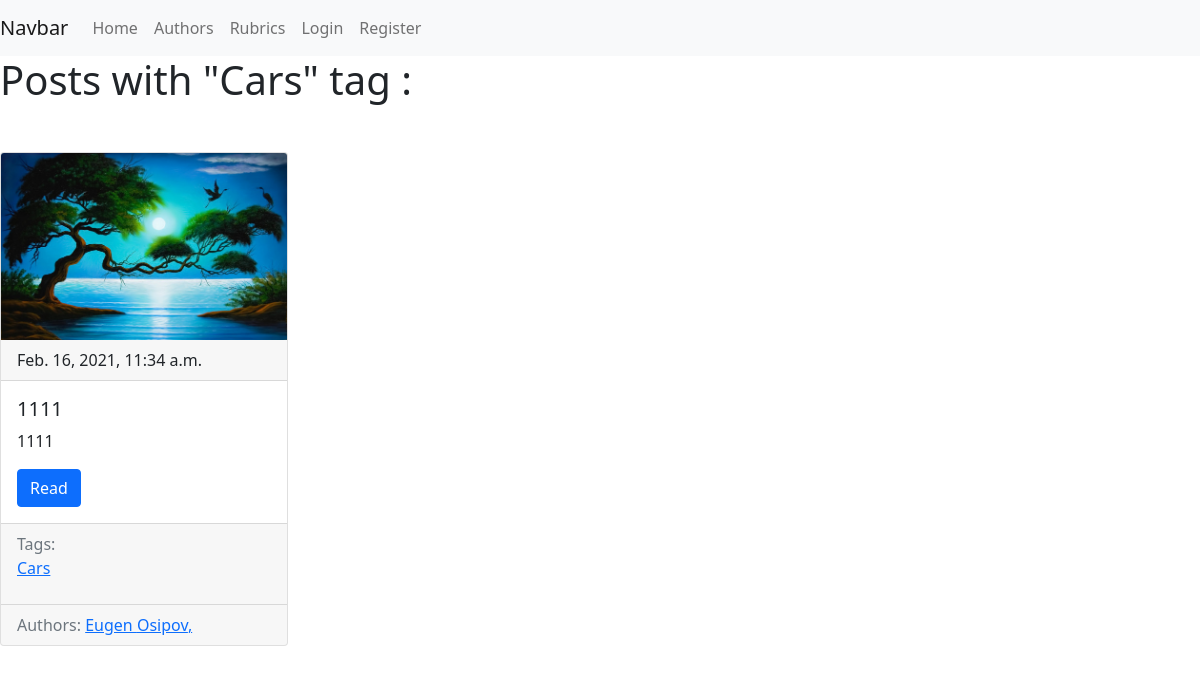
The page /rubric/cars-1612894103 on the database as committed earlier.
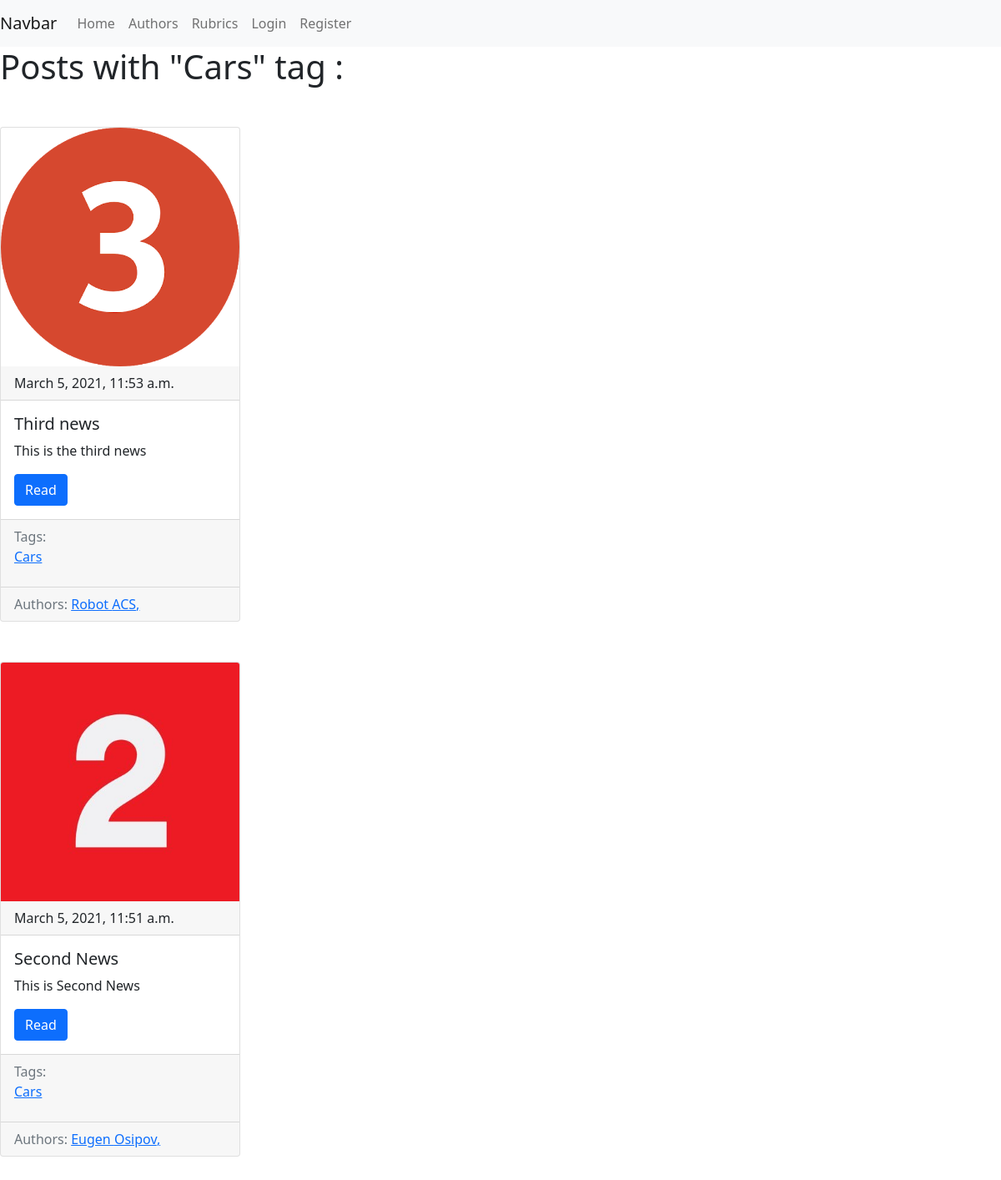
The same page on the database as committed later.
### engine/models.py (models this page shows, shortened)
class Rubrics(models.Model):
	title = models.CharField(unique=True, max_length=150,verbose_name='Название рубрики')
	slug = models.SlugField(unique=True, blank=True)
	def __str__(self):
		return self.title
	class Meta:
		ordering = ['title']
		verbose_name = 'Рубрика'
		verbose_name_plural = 'Рубрики'

class News(models.Model):
	title = models.CharField(max_length=150, verbose_name='Название новости')
	body = models.TextField(blank=True, verbose_name='Текст новости')
	slug = models.SlugField(unique=True, blank=True)
	pub_time = models.DateTimeField(auto_now_add=True)
	image = models.ImageField(blank=True, verbose_name='Фото')
	rubric = models.ManyToManyField('Rubrics', blank=True, related_name='news')
	authors = models.ManyToManyField('Authors', blank=False, related_name='authors_of_news')
	def get_absolute_url(self):
		return reverse('post_detail_url', kwargs={'slug': self.slug})
	class Meta:
		verbose_name = 'Новость'
		verbose_name_plural = 'Новости'
		ordering = ['-pub_time']

class Authors(models.Model):
	name = models.CharField(max_length=150, unique=True, verbose_name='Имя')
	surname = models.CharField(max_length=150, unique=True, verbose_name='Фамилия')
	age = models.IntegerField(verbose_name='Возраст')
	email = models.EmailField(max_length=254, verbose_name='E-Mail')
	photo = models.ImageField(upload_to='profile_photos', verbose_name='Фото профиля')
	slug = models.SlugField(unique=True, blank=True, allow_unicode=True, editable=False)
	def get_absolute_url(self):
		return reverse('author_detail_url',kwargs={'slug':self.slug})
	class Meta:
		verbose_name = 'Автор'
		verbose_name_plural = 'Авторы'
		ordering = ['name']

### engine/views.py (the view)
# urls.py: path('rubric/<str:slug>', RubricDetailView.as_view(), name='rubric_detail_url'),
class RubricDetailView(DetailView):
	model = Rubrics
	template = 'rubrics_detail.html'
	context_object_name = 'rubrics'
	def get_context_data(self, **kwargs):
		print(self.get_object())
		context = super().get_context_data()
		context['model'] = self.get_object()
		context['show'] = True # Отображать Update и Delete в админ панели или нет
		return context

### engine/templates/engine/rubrics_detail.html (shortened to what this page needs)
{% extends 'engine/base_news.html' %}
{% block content %}
	<h1 class="mb-5">Posts with "{{ rubrics.title|title }}" tag :</h1>
	{% for post in rubrics.news.all %}
		{% include 'engine/includes/news_card_template.html' %}
	{% endfor %}
{% endblock %}

### engine/templates/engine/base_news.html (shortened to what this page needs)
{% extends 'base.html' %}

### templates/base.html (shortened to what this page needs)
{% load static %}
<!DOCTYPE html>
<html>
<head>
	<link rel="stylesheet" type="text/css" href="{% static 'css/styles.css' %}">
  <link href="https://cdn.jsdelivr.net/npm/bootstrap@5.0.0-beta2/dist/css/bootstrap.min.css" rel="stylesheet">
</head>
<body>
<nav class="navbar navbar-expand-lg navbar-light bg-light">
  <a class="navbar-brand" href="#">Navbar</a>
  <div class="collapse navbar-collapse" id="navbarNavDropdown">
    <ul class="navbar-nav">
      <li class="nav-item active">
        <a class="nav-link" href="{% url 'news_list_url'%}">Home</a>
      </li>
      <li class="nav-item">
        <a class="nav-link" href="{% url 'authors_list_url' %}">Authors</a>
      </li>
      <li class="nav-item">
        <a class="nav-link" href="{% url 'rubrics_list_url' %}">Rubrics</a>
      </li>
      {% if not request.user.is_authenticated %}
        <li class="nav-item">
          <a class="nav-link {% if login_url == request.path %} active {% endif %}" href="{% url 'login_url' %}">Login</a>
        </li>
        <li class="nav-item">
          <a class="nav-link" href="{% url 'register_url' %}">Register</a>
        </li>
      {% endif %}
    </ul>
  </div>
</nav>
	{% block content %}
	{% endblock %}
</body>
</html>

### engine/templates/engine/includes/news_card_template.html
<div class="card mb-5 ml-5" style="width: 18rem;" >
	{% if post.image %}
		<img class="card-img-top" src="{{ post.image.url }}" alt="Card image cap">
	{% endif %}
	<div class="card-header">
		{{ post.pub_time }}
	</div>
	<div class="card-body ">
		<h5 class="card-title">{{ post.title }}</h5>
		<p class="card-text">{{ post.body|truncatewords:15 }}</p>
		<a href="{{ post.get_absolute_url }}" class="btn btn-primary">Read</a>
	</div>
	<div class="card-footer text-muted">
		Tags:
		{% for rubric in post.rubric.all %}
		<a href="{% url 'rubric_detail_url' slug=rubric.slug%}"><p>{{ rubric.title }}</p></a>
		{% endfor %}
	</div>
	<div class="card-footer text-muted">
		Authors:
		{% for author in post.authors.all %}
			<a href="{{ author.get_absolute_url }}"> {{ author.name }} {{ author.surname }}, </a>
		{% endfor %}
	</div>
</div>

Rows that differ between the two databases and show on the page:
removed News: image (picture), pub_time "Feb. 16, 2021, 11:34 a.m.", title "1111", body "1111", Rubrics (title "Cars"), Authors (name "Eugen", surname "Osipov")
added News: image (picture), pub_time "March 5, 2021, 11:53 a.m.", title "Third news", body "This is the third news", Rubrics (title "Cars")
now on this page (row unchanged): Authors: name "Robot", surname "ACS", shown under "March 5, 2021, 11:53 a.m."
added News: image (picture), pub_time "March 5, 2021, 11:51 a.m.", title "Second News", body "This is Second News", Rubrics (title "Cars"), Authors (name "Eugen", surname "Osipov")
